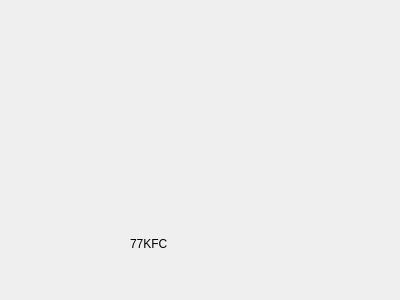
<?xml version="1.0" encoding="UTF-8"?>
<ui version="4.0">
 <class>Form</class>
 <widget class="QWidget" name="Form">
  <property name="geometry">
   <rect>
    <x>0</x>
    <y>0</y>
    <width>400</width>
    <height>300</height>
   </rect>
  </property>
  <property name="windowTitle">
   <string>Form</string>
  </property>
  <widget class="QLabel" name="label">
   <property name="geometry">
    <rect>
     <x>130</x>
     <y>140</y>
     <width>201</width>
     <height>111</height>
    </rect>
   </property>
   <property name="text">
    <string>77KFC</string>
   </property>
   <property name="scaledContents">
    <bool>true</bool>
   </property>
   <property name="alignment">
    <set>Qt::AlignBottom|Qt::AlignJustify</set>
   </property>
   <property name="wordWrap">
    <bool>false</bool>
   </property>
   <property name="openExternalLinks">
    <bool>false</bool>
   </property>
  </widget>
 </widget>
 <resources/>
 <connections/>
</ui>
